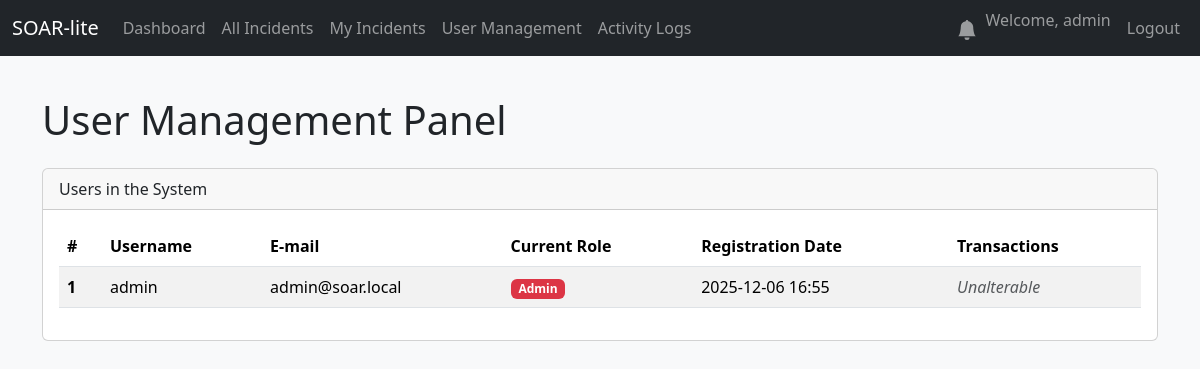
Before: /admin/users (signed in) with the older database file.
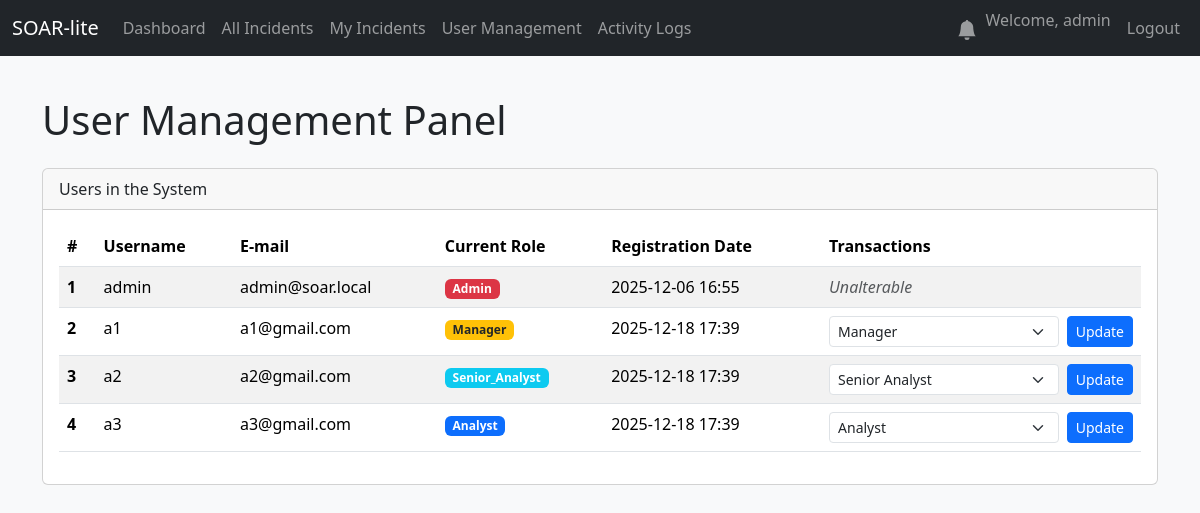
After: the same page with the newer database file.
### database.py (models this page shows, shortened)
class User(UserMixin, db.Model):
    id = db.Column(db.Integer, primary_key=True)
    username = db.Column(db.String(80), unique=True, nullable=False)
    email = db.Column(db.String(120), unique=True, nullable=False)
    password_hash = db.Column(db.String(128))
    created_at = db.Column(db.DateTime, default=datetime.utcnow)
    role = db.Column(db.String(50), nullable=False, default='Analyst')

### app.py (the view)
@app.route('/admin/users')
@login_required
@role_required('Admin')
def user_management():
    users = User.query.order_by(User.id).all()
    return render_template('admin_panel.html', users=users)

### app.py (called while the page is built)
def create_app():
    app = Flask(__name__)
    app.config['SQLALCHEMY_DATABASE_URI'] = 'sqlite:///soar.db'
    app.config['SQLALCHEMY_TRACK_MODIFICATIONS'] = False
    app.config['SECRET_KEY'] = 'bunu-mutlaka-guvenli-ve-rastgele-bir-degerle-degistir'
    db.init_app(app)
    login_manager = LoginManager()
    login_manager.init_app(app)
    login_manager.login_view = 'login'
    @login_manager.user_loader
    def load_user(user_id):
        return db.session.get(User, int(user_id))
    with app.app_context():
        db.create_all()
        print("🗄️ Database tables created or already exist.")
    return app

def role_required(*roles):
    def wrapper(f):
        @wraps(f)
        def decorated_function(*args, **kwargs):
            if not current_user.is_authenticated or current_user.role not in roles:
                abort(403)
            return f(*args, **kwargs)
        return decorated_function
    return wrapper

@app.context_processor
def inject_notifications():
    if current_user.is_authenticated:
        unread_count = Notification.query.filter_by(user_id=current_user.id, is_read=False).count()
        return dict(unread_notifications=unread_count)
    return dict(unread_notifications=0)

### templates/admin_panel.html (shortened to what this page needs)
{% extends "base.html" %}
{% block content %}
<div class="container mt-4">
    <h1 class="mb-4">User Management Panel</h1>
    <div class="card">
        <div class="card-header">
            Users in the System
        </div>
        <div class="card-body">
            <table class="table table-striped table-hover">
                <thead class="thead-dark">
                    <tr>
                        <th scope="col">#</th>
                        <th scope="col">Username</th>
                        <th scope="col">E-mail</th>
                        <th scope="col">Current Role</th>
                        <th scope="col">Registration Date</th>
                        <th scope="col">Transactions</th>
                    </tr>
                </thead>
                <tbody>
                    {% for user in users %}
                    <tr>
                        <th scope="row">{{ user.id }}</th>
                        <td>{{ user.username }}</td>
                        <td>{{ user.email }}</td>
                        <td>
                            {% if user.role == 'Admin' %}
                                <span class="badge bg-danger">{{ user.role }}</span>
                            {% elif user.role == 'Manager' %}
                                <span class="badge bg-warning text-dark">{{ user.role }}</span>
                            {% elif user.role == 'Senior_Analyst' %}
                                <span class="badge bg-info">{{ user.role }}</span>
                            {% else %}
                                <span class="badge bg-primary">{{ user.role }}</span>
                            {% endif %}
                        </td>
                        <td>{{ user.created_at.strftime('%Y-%m-%d %H:%M') }}</td>
                        <td>
                            {% if user.id == current_user.id %}
                                <span class="text-muted fst-italic">Unalterable</span>
                            {% else %}
                                <form action="{{ url_for('change_user_role', user_id=user.id) }}" method="POST" class="d-flex">
                                    <select name="role" class="form-select form-select-sm me-2">
                                        <option value="Analyst" {% if user.role == 'Analyst' %}selected{% endif %}>Analyst</option>
                                        <option value="Senior_Analyst" {% if user.role == 'Senior_Analyst' %}selected{% endif %}>Senior Analyst</option>
                                        <option value="Manager" {% if user.role == 'Manager' %}selected{% endif %}>Manager</option>
                                    </select>
                                    <button type="submit" class="btn btn-sm btn-primary">Update</button>
                                </form>
                            {% endif %}
                        </td>
                    </tr>
                    {% endfor %}
                </tbody>
            </table>
        </div>
    </div>
</div>
{% endblock %}

### templates/base.html (shortened to what this page needs)
<!doctype html>
<html lang="en">
<head>
    <link href="https://cdn.jsdelivr.net/npm/bootstrap@5.3.2/dist/css/bootstrap.min.css" rel="stylesheet">
</head>
<body>
    <nav class="navbar navbar-expand-md navbar-dark bg-dark fixed-top">
        <div class="container-fluid">
            <a class="navbar-brand" href="{{ url_for('dashboard') }}">SOAR-lite</a>
            <div class="collapse navbar-collapse" id="navbarNav">
                <ul class="navbar-nav me-auto mb-2 mb-lg-0">
                    {% if current_user.is_authenticated %}
                    <li class="nav-item">
                        <a class="nav-link" href="{{ url_for('dashboard') }}">Dashboard</a>
                    </li>
                    <li class="nav-item">
                        <a class="nav-link" href="{{ url_for('incidents_list') }}">All Incidents</a>
                    </li>
                    <li class="nav-item">
                        <a class="nav-link" href="{{ url_for('my_incidents') }}">My Incidents</a>
                    </li>
                    {% if current_user.is_authenticated and current_user.role == 'Admin' %}
                    <li class="nav-item">
                        <a class="nav-link" href="{{ url_for('user_management') }}">User Management</a>
                    </li>
                    {% endif %}
                    {% if current_user.is_authenticated and current_user.role in ['Admin', 'Manager'] %}
                    <li class="nav-item">
                        <a class="nav-link" href="{{ url_for('activity_log') }}">Activity Logs</a>
                    </li>
                    {% endif %}
                    {% endif %}
                </ul>
                <ul class="navbar-nav ms-auto">
                    {% if current_user.is_authenticated %}
                    <li class="nav-item">
                        <a class="nav-link position-relative" href="{{ url_for('notifications') }}">
                            <svg xmlns="http://www.w3.org/2000/svg" width="20" height="20" fill="currentColor" class="bi bi-bell-fill" viewBox="0 0 16 16">
                                <path d="M8 16a2 2 0 0 0 2-2H6a2 2 0 0 0 2 2zm.995-14.901a1 1 0 1 0-1.99 0A5.002 5.002 0 0 0 3 6c0 1.098-.5 6-2 7h14c-1.5-1-2-5.902-2-7 0-2.42-1.72-4.44-4.005-4.901z"/>
                            </svg>
                        </a>
                    </li>
                    <li class="nav-item">
                        <span class="navbar-text me-2">Welcome, {{ current_user.username }}</span>
                    </li>
                    <li class="nav-item">
                        <a class="nav-link" href="{{ url_for('logout') }}">Logout</a>
                    </li>
                    {% endif %}
                </ul>
            </div>
        </div>
    </nav>
    <div class="main-content-scrollable">
        <main class="container-fluid"> {% block content %}{% endblock %}
        </main>
    </div>
</body>
</html>

### templates/base.html (style rules this page uses)
html, body { height: 100%; margin: 0; padding: 0; overflow: hidden; background-color: #f8f9fa; }
body { padding-top: 56px; }
.main-content-scrollable { height: calc(100vh - 56px); overflow-y: auto; padding: 1rem; }

Changed rows visible on the page:
added User: id "2", username "a1", email "a1@gmail.com", role "Manager", created_at "2025-12-18 17:39"
added User: id "3", username "a2", email "a2@gmail.com", role "Senior_Analyst", created_at "2025-12-18 17:39", role "Senior Analyst"
added User: id "4", username "a3", email "a3@gmail.com", role "Analyst", created_at "2025-12-18 17:39"
